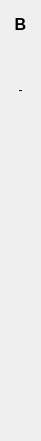
  <widget class="QWidget" name="verticalLayoutWidget_3">
   <property name="geometry">
    <rect>
     <x>810</x>
     <y>80</y>
     <width>41</width>
     <height>441</height>
    </rect>
   </property>
   <layout class="QVBoxLayout" name="verticalLayout_12">
    <item>
     <widget class="QLabel" name="label_68">
      <property name="font">
       <font>
        <pointsize>12</pointsize>
        <weight>75</weight>
        <bold>true</bold>
        <strikeout>false</strikeout>
       </font>
      </property>
      <property name="text">
       <string>B</string>
      </property>
      <property name="alignment">
       <set>Qt::AlignCenter</set>
      </property>
     </widget>
    </item>
    <item>
     <widget class="QLabel" name="label_ab">
      <property name="text">
       <string/>
      </property>
      <property name="alignment">
       <set>Qt::AlignCenter</set>
      </property>
     </widget>
    </item>
    <item>
     <widget class="QLabel" name="label_ba_2">
      <property name="text">
       <string>-</string>
      </property>
      <property name="alignment">
       <set>Qt::AlignCenter</set>
      </property>
     </widget>
    </item>
    <item>
     <widget class="QLabel" name="label_cb">
      <property name="text">
       <string/>
      </property>
      <property name="alignment">
       <set>Qt::AlignCenter</set>
      </property>
     </widget>
    </item>
    <item>
     <widget class="QLabel" name="label_db">
      <property name="text">
       <string/>
      </property>
      <property name="alignment">
       <set>Qt::AlignCenter</set>
      </property>
     </widget>
    </item>
    <item>
     <widget class="QLabel" name="label_eb">
      <property name="text">
       <string/>
      </property>
      <property name="alignment">
       <set>Qt::AlignCenter</set>
      </property>
     </widget>
    </item>
    <item>
     <widget class="QLabel" name="label_fb">
      <property name="text">
       <string/>
      </property>
      <property name="alignment">
       <set>Qt::AlignCenter</set>
      </property>
     </widget>
    </item>
    <item>
     <widget class="QLabel" name="label_gb">
      <property name="text">
       <string/>
      </property>
      <property name="alignment">
       <set>Qt::AlignCenter</set>
      </property>
     </widget>
    </item>
    <item>
     <widget class="QLabel" name="label_hb">
      <property name="text">
       <string/>
      </property>
      <property name="alignment">
       <set>Qt::AlignCenter</set>
      </property>
     </widget>
    </item>
    <item>
     <widget class="QLabel" name="label_ib">
      <property name="text">
       <string/>
      </property>
      <property name="alignment">
       <set>Qt::AlignCenter</set>
      </property>
     </widget>
    </item>
    <item>
     <widget class="QLabel" name="label_jb">
      <property name="text">
       <string/>
      </property>
      <property name="alignment">
       <set>Qt::AlignCenter</set>
      </property>
     </widget>
    </item>
    <item>
     <widget class="QLabel" name="label_kb">
      <property name="text">
       <string/>
      </property>
      <property name="alignment">
       <set>Qt::AlignCenter</set>
      </property>
     </widget>
    </item>
    <item>
     <widget class="QLabel" name="label_lb">
      <property name="text">
       <string/>
      </property>
      <property name="alignment">
       <set>Qt::AlignCenter</set>
      </property>
     </widget>
    </item>
   </layout>
  </widget>
